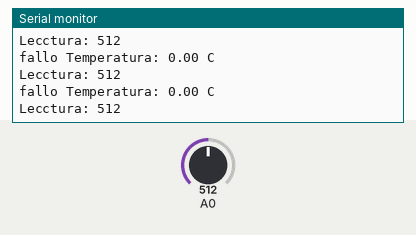
A sketch run on a simulated Arduino Uno, built with avr-gcc and run on an emulated ATmega328P. Shown: the last lines printed to the serial monitor. Inputs (shaded band) come from the test bench; at power-on: A0 = 512.

Above: at 1.2 s.
1.3 s: A0 set to 306
At 1.83 s:
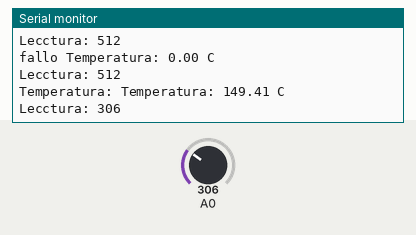
3.5 s: A0 set to 122
At 3.84 s:
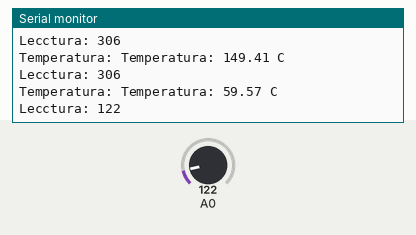
Timing chart, 0 to 6.5 s (numbered marks = the images above; inputs shaded):
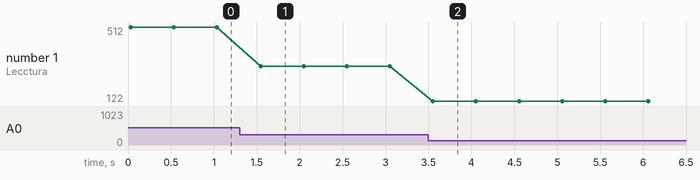

Measured:
- after the input at 1.3 s, the serial monitor: prints a new line after 0.21 s (image 1)
- after the input at 3.5 s, the serial monitor: prints a new line at once (image 2)
- plotted number 1: 512 → 306 after the input at 1.3 s, 306 → 122 after the input at 3.5 s

The sketch:

lm.ino
```cpp
float temperatura;
void setup() {
  Serial.begin(9600); // Inicia la comunicación serial a 9600 baudios
}

void loop() {

  int lectura = (analogRead(A0)+analogRead(A0)+analogRead(A0)+
                  analogRead(A0)+analogRead(A0)+analogRead(A0)+
                  analogRead(A0)+analogRead(A0)+analogRead(A0)+
                  analogRead(A0)
  ) / 10;

  if (lectura < 307){
  Serial.print("Temperatura: ");
    temperatura = (5.0 * lectura * 100) / 1024;

  }else{
    Serial.print("fallo ");
  }

  Serial.print("Temperatura: ");
  Serial.print(temperatura);
  Serial.println(" C");
  Serial.print("Lecctura: ");
  Serial.println(lectura);
  delay(500); // Espera 1 segundo
}
```
